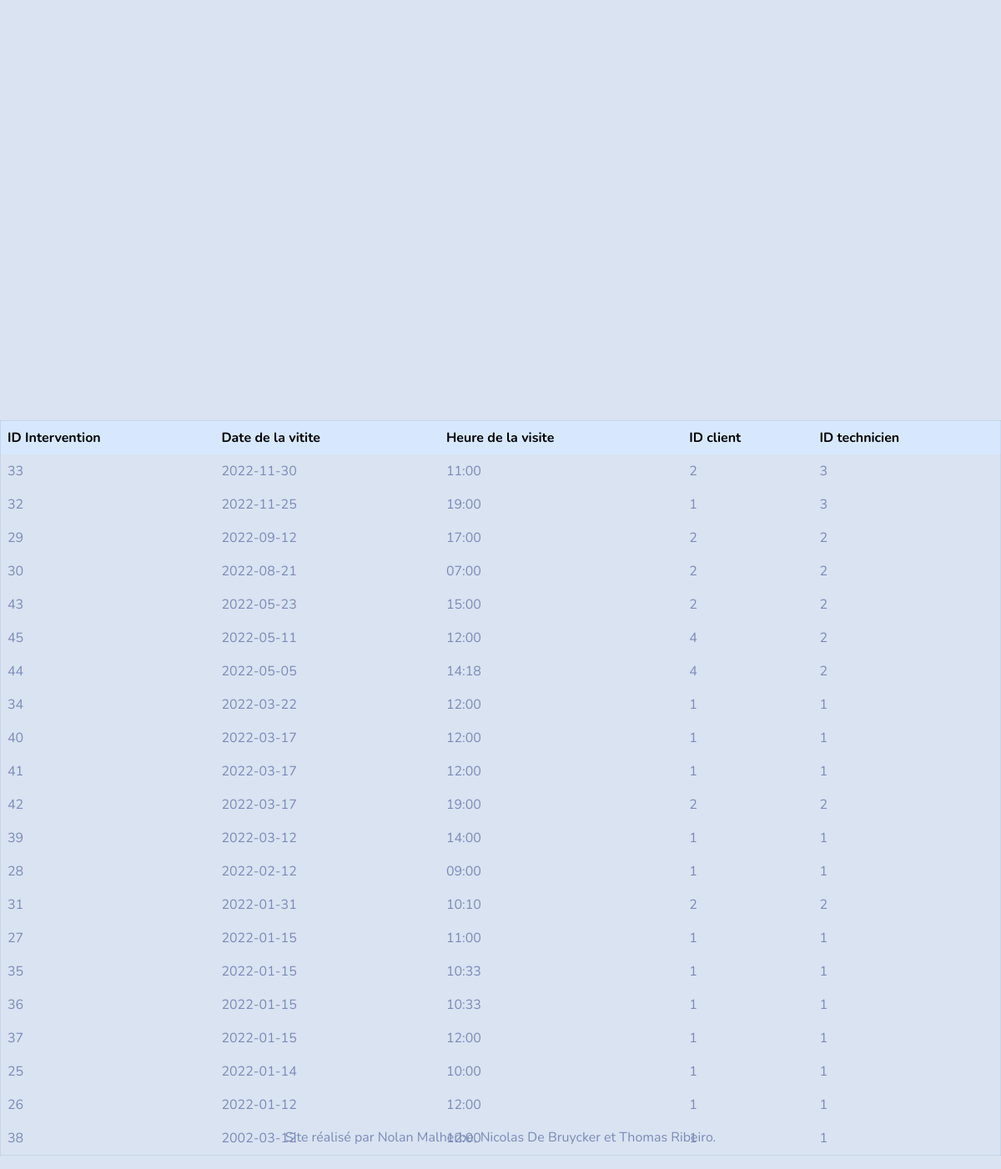
Screenshot of /applicationWeb/site/controleur/listeIntervention.php?id=1 with the database file from the repository.
### tables this page shows
CREATE TABLE IF NOT EXISTS `intervention` (
  `idIntervention` int(10) NOT NULL AUTO_INCREMENT,
  `dateVisite` text NOT NULL,
  `heureVisite` text,
  `idClient` int(10) DEFAULT NULL,
  `idTechnicien` int(10) DEFAULT NULL,
  `etatIntervention` text NOT NULL,
  `valideIntervention` text NOT NULL,
  PRIMARY KEY (`idIntervention`),
  KEY `FK_intervention_idClient_client` (`idClient`),
  KEY `FK_intervention_idTechnicien_technicien` (`idTechnicien`)
);

### applicationWeb/site/controleur/listeIntervention.php (the view, shortened to what this page needs)
<?php
    $mysqli = mysqli_connect("localhost:3306", "root", "", "ap2eme");
    if(isset($_GET['id'])){
        if ($id = 1){
            $rqt = mysqli_query($mysqli,"SELECT * FROM intervention ORDER BY dateVisite DESC") or die("Erreur au niveau de la requête");
            echo "<table class='table table-hover' border ='1'>
            <tr class='table-primary'>
            <th scope='row'>  ID Intervention  </th>
            <th scope='row'>  Date de la vitite  </th>
            <th scope='row'>  Heure de la visite  </th>
            <th scope='row'>  ID client  </th>
            <th scope='row'>  ID technicien  </th>
            </tr>";
        while($row = mysqli_fetch_array($rqt)){
            echo "<tr><br>";
            echo "<td>".$row['idIntervention'] . "</td>";
            echo "<td>".$row['dateVisite'] . "</td>";
            echo "<td>".$row['heureVisite'] . "</td>";
            echo "<td>".$row['idClient'] . "</td>";
            echo "<td>".$row['idTechnicien'] . "</td>";
            echo "</tr>";
        }
        echo "</table>";
        }
    }
?>

### rows the page displays
intervention: idIntervention "33", dateVisite "2022-11-30", heureVisite "11:00", idClient "2", idTechnicien "3"
intervention: idIntervention "32", dateVisite "2022-11-25", heureVisite "19:00", idClient "1", idTechnicien "3"
intervention: idIntervention "29", dateVisite "2022-09-12", heureVisite "17:00", idClient "2", idTechnicien "2"
intervention: idIntervention "30", dateVisite "2022-08-21", heureVisite "07:00", idClient "2", idTechnicien "2"
intervention: idIntervention "43", dateVisite "2022-05-23", heureVisite "15:00", idClient "2", idTechnicien "2"
intervention: idIntervention "45", dateVisite "2022-05-11", heureVisite "12:00", idClient "4", idTechnicien "2"
intervention: idIntervention "44", dateVisite "2022-05-05", heureVisite "14:18", idClient "4", idTechnicien "2"
intervention: idIntervention "34", dateVisite "2022-03-22", heureVisite "12:00", idClient "1", idTechnicien "1"
intervention: idIntervention "40", dateVisite "2022-03-17", heureVisite "12:00", idClient "1", idTechnicien "1"
intervention: idIntervention "41", dateVisite "2022-03-17", heureVisite "12:00", idClient "1", idTechnicien "1"
intervention: idIntervention "42", dateVisite "2022-03-17", heureVisite "19:00", idClient "2", idTechnicien "2"
intervention: idIntervention "39", dateVisite "2022-03-12", heureVisite "14:00", idClient "1", idTechnicien "1"
intervention: idIntervention "28", dateVisite "2022-02-12", heureVisite "09:00", idClient "1", idTechnicien "1"
intervention: idIntervention "31", dateVisite "2022-01-31", heureVisite "10:10", idClient "2", idTechnicien "2"
intervention: idIntervention "27", dateVisite "2022-01-15", heureVisite "11:00", idClient "1", idTechnicien "1"
intervention: idIntervention "35", dateVisite "2022-01-15", heureVisite "10:33", idClient "1", idTechnicien "1"
intervention: idIntervention "36", dateVisite "2022-01-15", heureVisite "10:33", idClient "1", idTechnicien "1"
intervention: idIntervention "37", dateVisite "2022-01-15", heureVisite "12:00", idClient "1", idTechnicien "1"
intervention: idIntervention "25", dateVisite "2022-01-14", heureVisite "10:00", idClient "1", idTechnicien "1"
intervention: idIntervention "26", dateVisite "2022-01-12", heureVisite "12:00", idClient "1", idTechnicien "1"
intervention: idIntervention "38", dateVisite "2002-03-12", heureVisite "12:00", idClient "1", idTechnicien "1"
